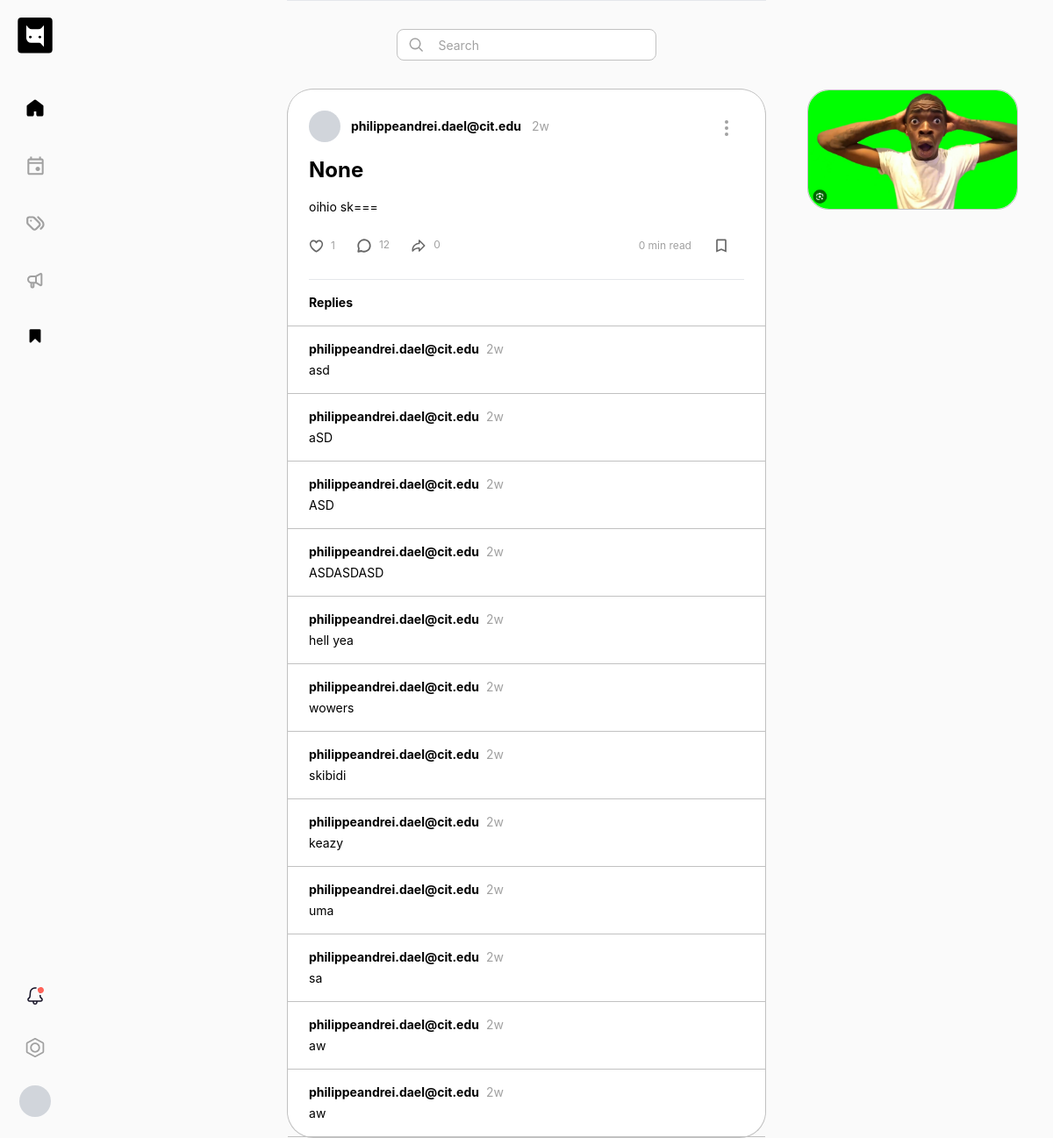
The page /post/35 on the database its author committed.
### dashboard/models.py (models this page shows, shortened)
class Post(models.Model):
    title = models.CharField(max_length=100, blank=True, null=True)
    author = models.ForeignKey(settings.AUTH_USER_MODEL, on_delete=models.CASCADE, related_name='posts')
    content = models.TextField()
    image = models.ImageField(upload_to='images/', blank=True, null=True, default='')
    date_posted = models.DateTimeField(auto_now_add=True)
    last_edited = models.DateTimeField(auto_now=True)
    is_deleted = models.BooleanField(default=False)

class Comment(models.Model):
    author = models.ForeignKey(settings.AUTH_USER_MODEL, on_delete=models.CASCADE, related_name='comments')
    post = models.ForeignKey(Post, on_delete=models.CASCADE, related_name='comments')
    content = models.TextField()
    date_posted = models.DateTimeField(auto_now_add=True)
    last_edited = models.DateTimeField(auto_now=True)
    is_deleted = models.BooleanField(default=False)

### authentication/models.py (models this page shows, shortened)
class Student(AbstractBaseUser):
    email = models.EmailField(unique=True, validators=[validate_email])
    first_name = models.CharField(max_length=30, blank=True)
    last_name = models.CharField(max_length=30, blank=True)
    """user_bio = models.TextField(blank=True)"""
    is_active = models.BooleanField(default=False)
    is_admin = models.BooleanField(default=False)
    is_verified = models.BooleanField(default=False)
    objects = StudentManager()
    USERNAME_FIELD = 'email'
    def __str__(self):
        return self.email

### dashboard/views.py (the view)
# urls.py: path('post/<int:post_id>', views.post_detail, name='post_detail'),
def post_detail(request, post_id):
    post = get_object_or_404(Post, pk=post_id)
    comments = post.comments.filter(is_deleted=False).order_by('-date_posted')
    if request.user.is_authenticated:
        user_liked = post.likes.filter(author=request.user).exists()
        user_saved = post.saves.filter(author=request.user).exists()
    else:
        user_liked = False
        user_saved = False
    return render(request, 'dashboard.html', {
        'post': post,
        'comments': comments,
        'user_liked': user_liked,
        'user_saved': user_saved
    })

### dashboard/templatetags/custom_filters.py (called while the page is built)
@register.filter
def timesince_first(value):
    time_str = timesince(value)
    first_unit = time_str.split(",")[0].strip()  # Get the first unit and remove extra spaces
    abbreviations = {
        "minutes": "m",
        "minute": "m",
        "hours": "h",
        "hour": "h",
        "days": "d",
        "day": "d",
        "weeks": "w",
        "week": "w",
        "months": "mo",
        "month": "mo",
        "years": "y",
        "year": "y",
    }
    for word, abbrev in abbreviations.items():
        if word in first_unit:
            number_part = first_unit.split()[0]  # Get the number part
            return number_part + abbrev  # Concatenate without space
    return first_unit  # Fallback in case no match is found

### dashboard/templates/dashboard.html (shortened to what this page needs)
{% load static tailwind_tags %} {% load static %}
<!DOCTYPE html>
<html lang="en">
  <head>
    {% tailwind_css %}
  </head>
  <body class="text-sm bg-bg-gray">
    <div class="w-auto h-full rounded-xl flex">
      {% include "left_panel.html" %}
      <div class="w-full h-full ">
        {% include "header_dashboard.html" %}
        <div class="flex flex-row w-full">
          <div class="w-1/4"></div>
          <div class="w-1/4"></div>
          <div class="w-5/6 m-auto top-0 sticky bg-white border border-border-gray border-t-0 rounded-b-[30px]">
            <div class="overflow-y-auto z-[-100]">
              {% include "main_feed.html" %}
            </div>
          </div>
          <div class="w-1/4"></div>
          <div class="w-1/4"></div>
        </div>
      </div>
  </body>
</html>

### dashboard/templates/post_details.html (shortened to what this page needs)
{% load custom_filters %}
{% load static %}
<div class="w-1/5 fixed right-10 border border-border-gray rounded-3xl">
  {% if post.image and post.image.url %}
    <img src="{{ post.image.url }}" alt="Post image" class="object-cover h-full w-full rounded-3xl"/>
  {% else %}
    <img src="{% static '/images/default_image.jpg' %}" alt="Default Image" class="object-cover h-full w-full rounded-3xl" />
  {% endif %}
</div>
<div>
  <div class="p-6 pb-1">
    <div class="flex justify-between">
      <div class="flex space-x-3 mb-4 w-full items-center">
        <div class="w-9 h-9 rounded-full bg-gray-300">
        </div>
        <div class="font-bold">{{ post.author }}</div>
        <div class="text-gray-font">{{ post.date_posted|timesince_first }}</div>
      </div>
      <div class="relative">
        <button
          type="button"
          class="flex items-center justify-center w-10 h-10 rounded-full hover:bg-gray-100"
          onclick="toggleDropdown('{{ post.id }}')"
        >
          {% include "assets/dots.svg" %}
        </button>
      </div>
    </div>
    <h1 class="text-2xl font-bold mb-4">{{ post.title }}</h1>
    <p class="mb-4">{{ post.content }}</p>
    <div class="px-4 pl-0 py-2 flex justify-between text-xs mb-4">
      <div class="flex items-center">
        <button class="text-gray-font flex items-center cursor-pointer" onclick="toggleLike('{{ post.id }}')">
          <div class="mx-2 ml-0" id="like-svg-{{ post.id }}">
          </div>
          <span id="like-count-{{ post.id }}">{{ post.likes.count }}</span
        >
        <span class="mx-4 text-gray-font flex">
          <div class="mx-2">{% include "assets/iconamoon_comment.svg" %}</div>
          {{ post.comments.count }}</span
        >
        <span class="text-gray-font flex">
          <div class="mx-2">{% include "assets/uil_share.svg" %}</div>
          0</span
        >
      </div>
      <div class="flex items-center">
        <span class="text-gray-font">0 min read</span>
        <button class="text-gray-font   flex items-center" onclick="toggleSave('{{ post.id }}')">
        <div class="ml-6" id="save-svg-{{ post.id }}">
        </div>
      </div>
    </div>
  </div>
<div class="w-full">
    <div>
      {% if post.comments.count > 0 %}
      <div class="w-full px-6 mb-4">
        <hr/>
      </div>
    <h1 class="text-md font-bold pb-4 px-6 border border-x-0 border-t-0 border-b-border-gray">
      Replies
    </h1>
    {% endif %}
    <ul class="">
      {% for comment in comments %}
      <li class="px-6 py-4 space-y-1 border border-x-0 border-t-0 border-b-border-gray">
        <div class="flex space-x-2">
          <div class="font-bold">{{ comment.author }}</div>
          <div class="text-gray-font">{{ comment.date_posted|timesince_first }}</div>
        </div>
        <p>{{ comment.content }}</p>
      </li>
      {% endfor %}
    </ul>
  </div>
</div>
</div>

### rows shown on the page
Post: image (picture), author "philippeandrei.dael@cit.edu", date_posted "2w", title "None", content "oihio sk===", likes.count "1", comments.count "12"
Comment: author "philippeandrei.dael@cit.edu", date_posted "2w", content "asd"
Comment: author "philippeandrei.dael@cit.edu", date_posted "2w", content "aSD"
Comment: author "philippeandrei.dael@cit.edu", date_posted "2w", content "ASD"
Comment: author "philippeandrei.dael@cit.edu", date_posted "2w", content "ASDASDASD"
Comment: author "philippeandrei.dael@cit.edu", date_posted "2w", content "hell yea"
Comment: author "philippeandrei.dael@cit.edu", date_posted "2w", content "wowers"
Comment: author "philippeandrei.dael@cit.edu", date_posted "2w", content "skibidi"
Comment: author "philippeandrei.dael@cit.edu", date_posted "2w", content "keazy"
Comment: author "philippeandrei.dael@cit.edu", date_posted "2w", content "uma"
Comment: author "philippeandrei.dael@cit.edu", date_posted "2w", content "sa"
Comment: author "philippeandrei.dael@cit.edu", date_posted "2w", content "aw"
Comment: author "philippeandrei.dael@cit.edu", date_posted "2w", content "aw"
